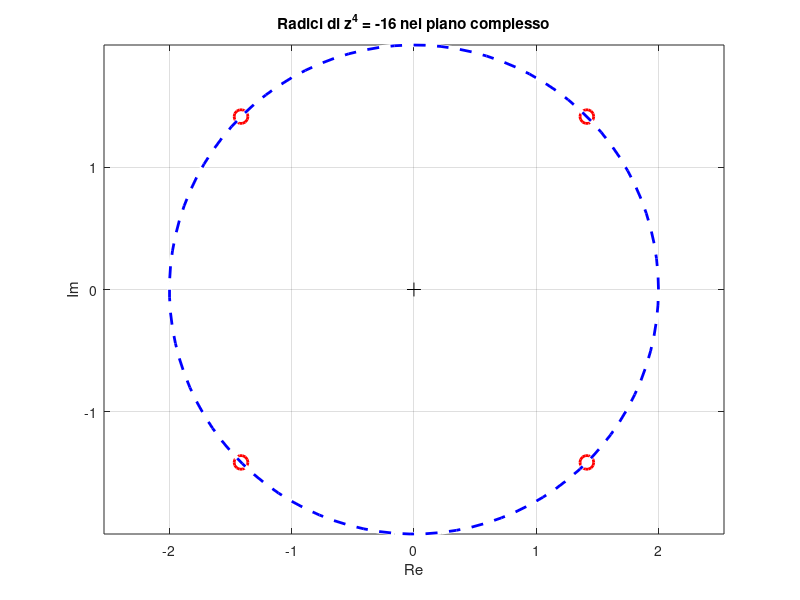

The MATLAB script that drew this image:
% Numero di radici
n = 4;

% Modulo delle radici
r = 2;

% Calcolo degli angoli
theta = (pi + 2*pi*(0:n-1)) / n;

% Coordinate complesse
z = r * exp(1i * theta);

% Disegno
figure;
plot(real(z), imag(z), 'ro', 'MarkerSize', 10, 'LineWidth', 2);
hold on;
viscircles([0,0], r, 'Color', 'b', 'LineStyle', '--'); % cerchio
plot(0, 0, 'k+', 'MarkerSize', 10); % origine
axis equal;
grid on;
xlabel('Re');
ylabel('Im');
title('Radici di z^4 = -16 nel piano complesso');
